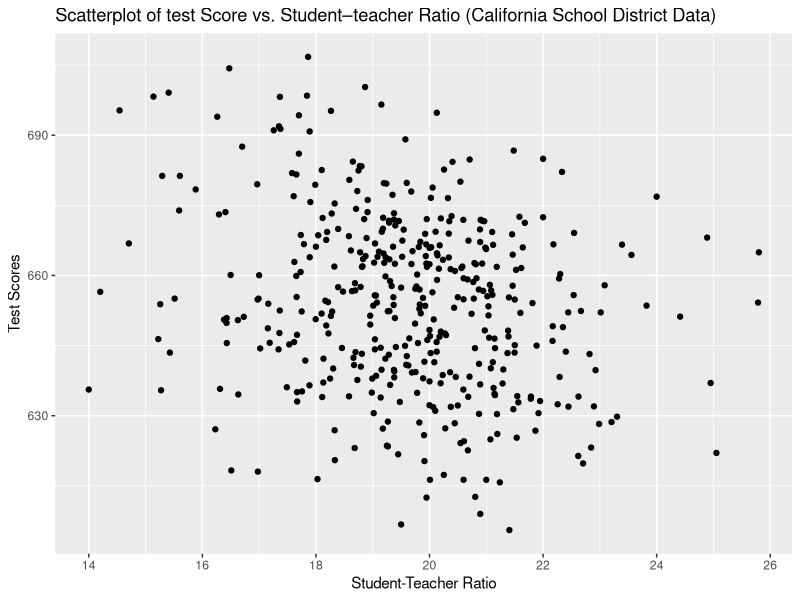
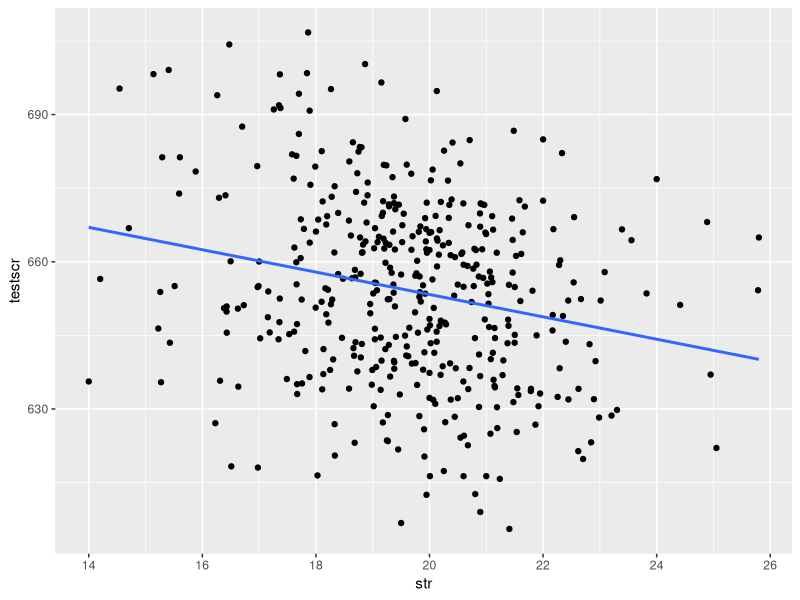

These charts were generated, in order, by the following R code:
## ---- chunk 1
library(AER) 
data('CASchools', package = "AER")
CASchools
## ---- chunk 2
library(tidyverse)
as_tibble(CASchools) -> caschools
caschools
## ---- chunk 3
#| echo: false
# create new variables "str" and "testscr".
caschools %>% 
  mutate(str = students/teachers,
         testscr = (english+math)/2) -> caschools

# summary table 
caschools %>% 
  pivot_longer(cols = c(str, testscr), names_to = "variables", values_to = "value") %>% 
  group_by(variables) %>% 
  summarise(Average = mean(value),
            `Standard Deviation` = sd(value),
            `Percentile 10%` = quantile(value, 0.1),
            `Percentile 25%` = quantile(value, 0.25),
            Median = quantile(value, 0.5),
            `Percentile 75%` = quantile(value, 0.75)) 
## ---- chunk 4
#| code-fold: true
# Create new variables "str" and "testscr".
caschools %>% 
  mutate(str = students/teachers,
         testscr = (read+math)/2) -> caschools
caschools
## ---- chunk 5
#| code-fold: true
# summarize
caschools %>% 
  pivot_longer(cols = c(str, testscr), names_to = "variables", values_to = "value") %>% 
  group_by(variables) %>% 
  summarise(Average = mean(value),
            `Standard Deviation` = sd(value),
            `Percentile 10%` = quantile(value, 0.1),
            `Percentile 25%` = quantile(value, 0.25),
            Median = quantile(value, 0.5),
            `Percentile 75%` = quantile(value, 0.75))
## ---- chunk 6
#| code-fold: true
 
caschools %>% 
  ggplot(aes(x = str, y = testscr))+
  geom_point()+
  labs(x = "Student-Teacher Ratio",
       y = "Test Scores",
       title = 'Scatterplot of test Score vs. Student–teacher Ratio (California School District Data)')
## ---- chunk 7
lm(testscr ~ str, data = caschools) 
## ---- chunk 8
#| code-fold: true
caschools %>% 
  ggplot(aes(str, testscr))+
  geom_point()+
  geom_smooth(method = "lm",
              formula = y ~ x, se = FALSE)
## ---- chunk 9
#| code-fold: true
lm(testscr ~ str, data = caschools) %>% 
  summary()
